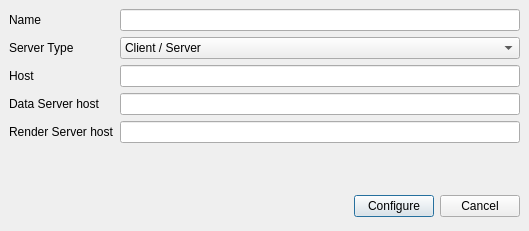
<ui version="4.0" >
 <author></author>
 <comment></comment>
 <exportmacro></exportmacro>
 <class>pqCreateServerStartupDialog</class>
 <widget class="QDialog" name="pqCreateServerStartupDialog" >
  <property name="geometry" >
   <rect>
    <x>0</x>
    <y>0</y>
    <width>529</width>
    <height>231</height>
   </rect>
  </property>
  <property name="windowTitle" >
   <string>Configure New Server</string>
  </property>
  <layout class="QVBoxLayout" >
   <property name="margin" >
    <number>9</number>
   </property>
   <property name="spacing" >
    <number>6</number>
   </property>
   <item>
    <layout class="QGridLayout" >
     <property name="margin" >
      <number>0</number>
     </property>
     <property name="spacing" >
      <number>6</number>
     </property>
     <item row="3" column="0" >
      <widget class="QLabel" name="dataServerHostLabel" >
       <property name="text" >
        <string>Data Server host</string>
       </property>
      </widget>
     </item>
     <item row="1" column="0" >
      <widget class="QLabel" name="label_4" >
       <property name="sizePolicy" >
        <sizepolicy>
         <hsizetype>5</hsizetype>
         <vsizetype>5</vsizetype>
         <horstretch>0</horstretch>
         <verstretch>0</verstretch>
        </sizepolicy>
       </property>
       <property name="text" >
        <string>Server Type</string>
       </property>
      </widget>
     </item>
     <item row="1" column="1" >
      <widget class="QComboBox" name="type" >
       <property name="currentIndex" >
        <number>0</number>
       </property>
       <item>
        <property name="text" >
         <string>Client / Server</string>
        </property>
       </item>
       <item>
        <property name="text" >
         <string>Client / Server (reverse connection)</string>
        </property>
       </item>
       <item>
        <property name="text" >
         <string>Client / Data Server / Render Server</string>
        </property>
       </item>
       <item>
        <property name="text" >
         <string>Client / Data Server / Render Server (reverse connection)</string>
        </property>
       </item>
      </widget>
     </item>
     <item row="5" column="0" colspan="2" >
      <spacer>
       <property name="orientation" >
        <enum>Qt::Vertical</enum>
       </property>
       <property name="sizeHint" >
        <size>
         <width>20</width>
         <height>40</height>
        </size>
       </property>
      </spacer>
     </item>
     <item row="2" column="1" >
      <widget class="QLineEdit" name="host" />
     </item>
     <item row="2" column="0" >
      <widget class="QLabel" name="hostLabel" >
       <property name="text" >
        <string>Host</string>
       </property>
      </widget>
     </item>
     <item row="3" column="1" >
      <widget class="QLineEdit" name="dataServerHost" />
     </item>
     <item row="4" column="0" >
      <widget class="QLabel" name="renderServerHostLabel" >
       <property name="text" >
        <string>Render Server host</string>
       </property>
      </widget>
     </item>
     <item row="4" column="1" >
      <widget class="QLineEdit" name="renderServerHost" />
     </item>
     <item row="0" column="0" >
      <widget class="QLabel" name="label" >
       <property name="text" >
        <string>Name</string>
       </property>
      </widget>
     </item>
     <item row="0" column="1" >
      <widget class="QLineEdit" name="name" />
     </item>
    </layout>
   </item>
   <item>
    <layout class="QHBoxLayout" >
     <property name="margin" >
      <number>0</number>
     </property>
     <property name="spacing" >
      <number>6</number>
     </property>
     <item>
      <spacer>
       <property name="orientation" >
        <enum>Qt::Horizontal</enum>
       </property>
       <property name="sizeHint" >
        <size>
         <width>131</width>
         <height>31</height>
        </size>
       </property>
      </spacer>
     </item>
     <item>
      <widget class="QPushButton" name="okButton" >
       <property name="text" >
        <string>Configure</string>
       </property>
      </widget>
     </item>
     <item>
      <widget class="QPushButton" name="cancelButton" >
       <property name="text" >
        <string>Cancel</string>
       </property>
      </widget>
     </item>
    </layout>
   </item>
  </layout>
 </widget>
 <pixmapfunction></pixmapfunction>
 <tabstops>
  <tabstop>name</tabstop>
  <tabstop>type</tabstop>
  <tabstop>host</tabstop>
  <tabstop>dataServerHost</tabstop>
  <tabstop>renderServerHost</tabstop>
  <tabstop>okButton</tabstop>
  <tabstop>cancelButton</tabstop>
 </tabstops>
 <resources/>
 <connections>
  <connection>
   <sender>okButton</sender>
   <signal>clicked()</signal>
   <receiver>pqCreateServerStartupDialog</receiver>
   <slot>accept()</slot>
   <hints>
    <hint type="sourcelabel" >
     <x>442</x>
     <y>217</y>
    </hint>
    <hint type="destinationlabel" >
     <x>92</x>
     <y>224</y>
    </hint>
   </hints>
  </connection>
  <connection>
   <sender>cancelButton</sender>
   <signal>clicked()</signal>
   <receiver>pqCreateServerStartupDialog</receiver>
   <slot>reject()</slot>
   <hints>
    <hint type="sourcelabel" >
     <x>525</x>
     <y>217</y>
    </hint>
    <hint type="destinationlabel" >
     <x>175</x>
     <y>230</y>
    </hint>
   </hints>
  </connection>
 </connections>
</ui>
